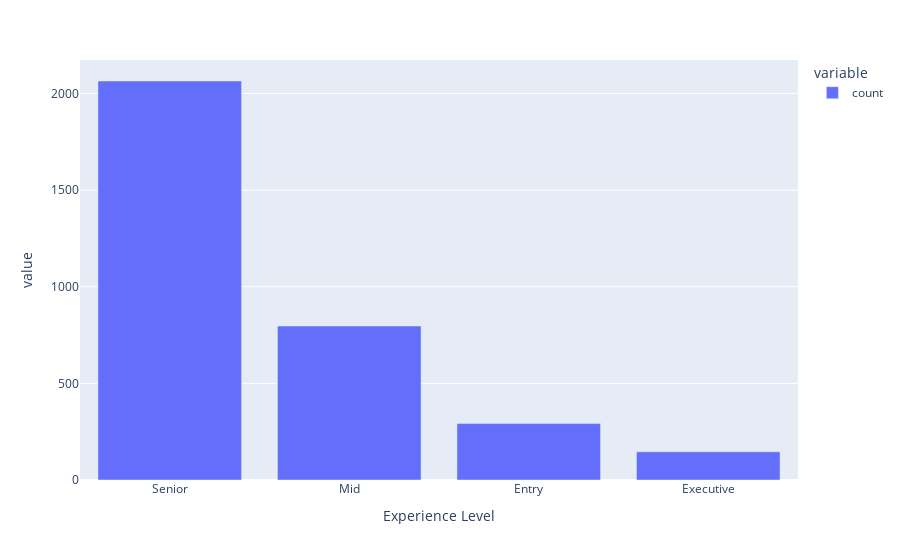

Notebook code for this chart:
### Code cell
# Employee Count By Experience Level
px.bar(df.groupby('Experience Level')['Experience Level'].agg(['count']).sort_values(by='count',ascending=False))

### Figure 1 — Plotly figure (JSON) as saved in the notebook; plotly's stock layout.template omitted (floating-point values rounded to 4 significant figures)
{"data": [{"alignmentgroup": "True", "hovertemplate": "variable=count<br>Experience Level=%{x}<br>value=%{y}<extra></extra>", "legendgroup": "count", "marker": {"color": "#636efa", "pattern": {"shape": ""}}, "name": "count", "offsetgroup": "count", "orientation": "v", "showlegend": true, "textposition": "auto", "type": "bar", "x": ["Senior", "Mid", "Entry", "Executive"], "xaxis": "x", "y": [2065, 797, 292, 146], "yaxis": "y"}], "layout": {"barmode": "relative", "legend": {"title": {"text": "variable"}, "tracegroupgap": 0}, "margin": {"t": 60}, "xaxis": {"anchor": "y", "domain": [0, 1], "title": {"text": "Experience Level"}}, "yaxis": {"anchor": "x", "domain": [0, 1], "title": {"text": "value"}}}}
